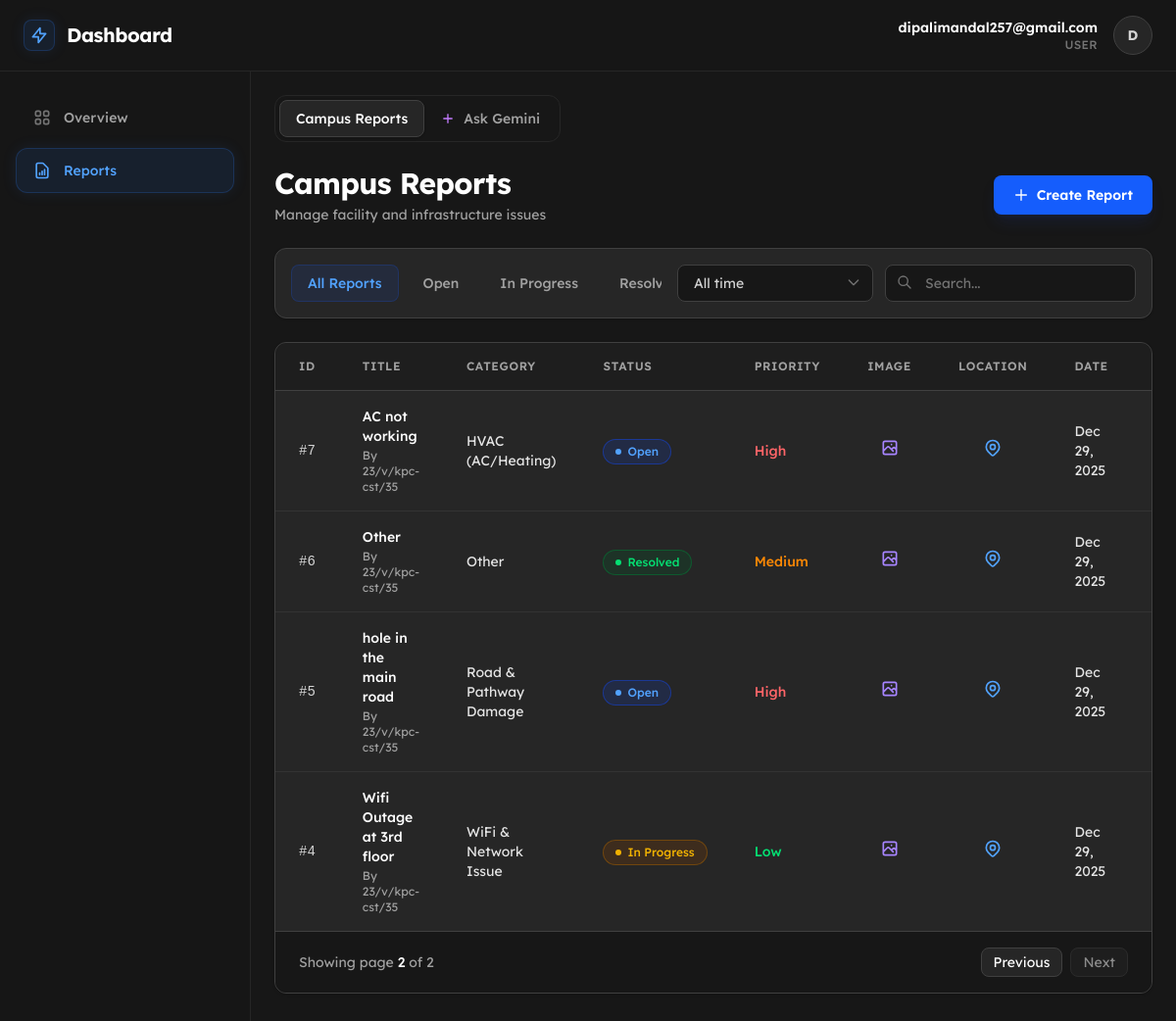
Screenshot of /?page=reports&p=2 (signed in) with the database file from the repository.
### tables this page shows
CREATE TABLE `reports` (
  `id` int(11) NOT NULL,
  `user_id` int(11) NOT NULL,
  `title` varchar(255) NOT NULL,
  `category` varchar(100) NOT NULL,
  `priority` enum('Low','Medium','High') NOT NULL DEFAULT 'Low',
  `status` enum('Open','In Progress','Resolved') NOT NULL DEFAULT 'Open',
  `location` varchar(255) NOT NULL,
  `image_path` varchar(255) DEFAULT NULL,
  `map_link` text DEFAULT NULL,
  `created_at` timestamp NOT NULL DEFAULT current_timestamp(),
  `updated_at` timestamp NOT NULL DEFAULT current_timestamp() ON UPDATE current_timestamp()
);

CREATE TABLE `users` (
  `id` int(11) NOT NULL,
  `username` varchar(50) NOT NULL,
  `email` varchar(100) NOT NULL,
  `age` tinyint(3) UNSIGNED NOT NULL,
  `gender` enum('male','female','prefer_not') NOT NULL,
  `password_hash` varchar(255) NOT NULL CHECK (char_length(`password_hash`) >= 60),
  `is_admin` tinyint(1) NOT NULL DEFAULT 0,
  `created_at` timestamp NOT NULL DEFAULT current_timestamp()
);

### src/index.php (called while the page is built, shortened)
<?php
include './pages/dashboard.php';
?>

### src/assets/users/_reports.php (the view, shortened to what this page needs)
<?php
$current_status = isset($_GET['status']) ? $_GET['status'] : '';
$current_date = isset($_GET['date']) ? $_GET['date'] : 'all';
$search_query = isset($_GET['search']) ? trim($_GET['search']) : '';
$whereSql = "";
$limit = 6;
$page = isset($_GET['p']) ? max(1, intval($_GET['p'])) : 1;
$offset = ($page - 1) * $limit;
$count_sql = "SELECT COUNT(*) as total FROM reports r LEFT JOIN users u ON r.user_id = u.id $whereSql";
$count_result = $conn->query($count_sql);
$total_rows = $count_result->fetch_assoc()['total'];
$total_pages = ceil($total_rows / $limit);
$sql = "SELECT r.*, u.username FROM reports r LEFT JOIN users u ON r.user_id = u.id $whereSql ORDER BY r.created_at DESC LIMIT $limit OFFSET $offset";
$result = $conn->query($sql);
?>
<div class="max-w-7xl mx-auto space-y-6 pb-10">
    <div class="flex items-center justify-between">
        <div class="bg-neutral-900 p-1 rounded-xl border border-neutral-800 inline-flex">
            <button onclick="switchTab('reports')" id="tab-btn-reports"
                class="px-4 py-2 text-sm font-medium rounded-lg bg-neutral-800 text-white shadow-sm border border-neutral-700 transition-all cursor-default flex items-center gap-2">
                Campus Reports
            </button>
            <button onclick="switchTab('gemini')" id="tab-btn-gemini"
                class="px-4 py-2 text-sm font-medium rounded-lg text-neutral-400 hover:text-white hover:bg-neutral-800 transition-all cursor-pointer flex items-center gap-2">
                <svg class="w-4 h-4 text-purple-400" fill="currentColor" viewBox="0 0 24 24">
                    <path d="M19 11h-6V5h-2v6H5v2h6v6h2v-6h6z" />
                </svg>
                Ask Gemini
            </button>
        </div>
    </div>
    <div id="view-reports" class="space-y-6">
        <div class="flex flex-col sm:flex-row sm:items-center justify-between gap-4">
            <div>
                <h1 class="text-2xl md:text-3xl font-bold text-white tracking-tight">Campus Reports</h1>
                <p class="mt-1 text-sm text-neutral-400">Manage facility and infrastructure issues</p>
            </div>
            <button onclick="document.getElementById('createModal').classList.remove('hidden')"
                class="w-full sm:w-auto px-5 py-2.5 bg-blue-600 hover:bg-blue-700 text-white text-sm font-semibold rounded-lg shadow-lg shadow-blue-900/20 transition-all flex items-center justify-center gap-2 group">
                <svg class="w-4 h-4 transition-transform group-hover:rotate-90" fill="none" stroke="currentColor"
                    viewBox="0 0 24 24">
                    <path stroke-linecap="round" stroke-linejoin="round" stroke-width="2" d="M12 4v16m8-8H4" />
                </svg>
                Create Report
            </button>
        </div>
        <form method="GET" action="" id="filterForm"
            class="bg-neutral-800 rounded-xl border border-neutral-700 p-4 shadow-sm">
            <div class="flex flex-col lg:flex-row gap-4 justify-between">
                <div class="flex overflow-x-auto pb-2 lg:pb-0 gap-2 no-scrollbar">
                    <?php
                    function getBtnClass($isActive)
                    {
                        return $isActive
                            ? 'px-4 py-2 bg-blue-600/10 text-blue-400 border border-blue-600/20 text-sm font-medium rounded-lg whitespace-nowrap transition-all'
                            : 'px-4 py-2 hover:bg-neutral-700 text-neutral-400 hover:text-white text-sm font-medium rounded-lg transition-colors whitespace-nowrap border border-transparent';
                    }
                    ?>
                    <button type="button" onclick="setStatusAndSubmit('')"
                        class="<?php echo getBtnClass($current_status === ''); ?>">All Reports</button>
                    <button type="button" onclick="setStatusAndSubmit('Open')"
                        class="<?php echo getBtnClass($current_status === 'Open'); ?>">Open</button>
                    <button type="button" onclick="setStatusAndSubmit('In Progress')"
                        class="<?php echo getBtnClass($current_status === 'In Progress'); ?>">In Progress</button>
                    <button type="button" onclick="setStatusAndSubmit('Resolved')"
                        class="<?php echo getBtnClass($current_status === 'Resolved'); ?>">Resolved</button>
                </div>
                <div class="flex flex-col sm:flex-row gap-3">
                    <div class="relative min-w-[200px]">
                        <select name="date" onchange="this.form.submit()"
                            class="w-full appearance-none px-4 py-2 bg-neutral-900 border border-neutral-700 rounded-lg text-sm text-neutral-300 focus:outline-none focus:ring-2 focus:ring-blue-500/50 focus:border-blue-500 transition-all cursor-pointer">
                            <option value="all" <?php echo $current_date == 'all' ? 'selected' : ''; ?>>All time</option>
                        </select>
                    </div>
                    <div class="relative w-full sm:w-64">
                        <input type="text" name="search" placeholder="Search..."
                            value="<?php echo htmlspecialchars($search_query); ?>"
                            class="w-full pl-10 pr-4 py-2 bg-neutral-900 border border-neutral-700 rounded-lg text-sm text-white placeholder-neutral-500 focus:outline-none focus:ring-2 focus:ring-blue-500/50 focus:border-blue-500 transition-all">
                        <svg class="absolute left-3 top-2.5 h-4 w-4 text-neutral-500" fill="none" stroke="currentColor"
                            viewBox="0 0 24 24">
                            <path stroke-linecap="round" stroke-linejoin="round" stroke-width="2"
                                d="M21 21l-6-6m2-5a7 7 0 11-14 0 7 7 0 0114 0z" />
                        </svg>
                    </div>
                </div>
            </div>
        </form>
        <div class="hidden md:block bg-neutral-800 rounded-xl border border-neutral-700 overflow-hidden shadow-sm">
            <div class="overflow-x-auto custom-scrollbar">
                <table class="w-full">
                    <thead class="bg-neutral-900/50 border-b border-neutral-700">
                        <tr>
                            <th
                                class="px-6 py-4 text-left text-xs font-semibold text-neutral-400 uppercase tracking-wider w-12">
                                ID</th>
                            <th
                                class="px-6 py-4 text-left text-xs font-semibold text-neutral-400 uppercase tracking-wider w-1/6">
                                Title</th>
                            <th
                                class="px-6 py-4 text-left text-xs font-semibold text-neutral-400 uppercase tracking-wider w-1/6">
                                Category</th>
                            <th
                                class="px-6 py-4 text-left text-xs font-semibold text-neutral-400 uppercase tracking-wider w-16">
                                Status</th>
                            <th
                                class="px-6 py-4 text-left text-xs font-semibold text-neutral-400 uppercase tracking-wider w-16">
                                Priority</th>
                            <th
                                class="px-6 py-4 text-center text-xs font-semibold text-neutral-400 uppercase tracking-wider w-12">
                                Image</th>
                            <th
                                class="px-6 py-4 text-center text-xs font-semibold text-neutral-400 uppercase tracking-wider w-30">
                                Location</th>
                            <th
                                class="px-6 py-4 text-center text-xs font-semibold text-neutral-400 uppercase tracking-wider w-24">
                                Date</th>
                            <th
                                class="px-6 py-4 text-center text-xs font-semibold text-neutral-400 uppercase tracking-wider w-24">
                                Action</th>
                        </tr>
                    </thead>
                    <tbody class="divide-y divide-neutral-700/50">
                        <?php if ($result && $result->num_rows > 0): ?>
                            <?php while ($row = $result->fetch_assoc()): ?>
                                <?php
                                $statusBadgeClass = 'bg-blue-900/30 text-blue-400 border-blue-700/50';
                                $statusDotClass = 'bg-blue-400';
                                if ($row['status'] === 'In Progress') {
                                    $statusBadgeClass = 'bg-yellow-900/30 text-yellow-500 border-yellow-700/50';
                                    $statusDotClass = 'bg-yellow-500 animate-pulse';
                                } elseif ($row['status'] === 'Resolved') {
                                    $statusBadgeClass = 'bg-green-900/30 text-green-400 border-green-700/50';
                                    $statusDotClass = 'bg-green-400';
                                }
                                $priorityClass = 'text-green-400';
                                if ($row['priority'] === 'Medium')
                                    $priorityClass = 'text-orange-400';
                                if ($row['priority'] === 'High')
                                    $priorityClass = 'text-red-400';
                                ?>
                                <tr class="hover:bg-neutral-700/30 transition-colors duration-200 group">
                                    <td class="px-6 py-4 text-sm font-mono text-neutral-300">#<?php echo $row['id']; ?></td>
                                    <td class="px-6 py-4">
                                        <div class="text-sm font-medium text-white">
                                            <?php echo htmlspecialchars(html_entity_decode($row['title'], ENT_QUOTES, 'UTF-8')); ?>
                                        </div>
                                        <div class="text-xs text-neutral-400 mt-0.5">By <span
                                                class="text-neutral-400"><?php echo htmlspecialchars($row['username'] ?? 'Unknown'); ?></span>
                                        </div>
                                    </td>
                                    <td class="px-6 py-4 text-sm text-neutral-200">
                                        <?php echo htmlspecialchars(html_entity_decode($row['category'], ENT_QUOTES, 'UTF-8')); ?>
                                    </td>
                                    <td class="px-6 py-4">
                                        <span
                                            class="inline-flex items-center gap-1.5 px-3 py-1 whitespace-nowrap text-xs font-medium rounded-full border <?php echo $statusBadgeClass; ?>">
                                            <span class="w-1.5 h-1.5 rounded-full <?php echo $statusDotClass; ?>"></span>
                                            <?php echo htmlspecialchars($row['status']); ?>
                                        </span>
                                    </td>
                                    <td class="px-6 py-4 text-sm font-medium <?php echo $priorityClass; ?>">
                                        <?php echo htmlspecialchars($row['priority']); ?>
                                    </td>
                                    <td class="px-6 py-4 text-center">
                                        <?php if (!empty($row['image_path'])): ?>
                                            <a href="<?php echo htmlspecialchars($row['image_path']); ?>" target="_blank"
                                                class="inline-block p-2 hover:bg-neutral-700 rounded-lg text-neutral-400 transition-colors">
                                            </a>
                                        <?php else: ?>
                                            <span class="text-neutral-600">-</span>
                                        <?php endif; ?>
                                    </td>
                                    <td class="px-6 py-4 text-center">
                                        <?php if (!empty($row['map_link'])): ?>
                                            <a href="<?php echo htmlspecialchars($row['map_link']); ?>" target="_blank"
                                                class="inline-block p-2 hover:bg-neutral-700 rounded-lg text-blue-400 transition-colors">
                                            </a>
                                        <?php else: ?>
                                            <span class="text-neutral-600">-</span>
                                        <?php endif; ?>
                                    </td>
                                    <td class="px-6 py-4 text-sm text-neutral-200">
                                        <?php echo date("M d, Y", strtotime($row['created_at'])); ?>
                                    </td>
                                    <td class="px-6 py-4 text-center">
                                    </td>
                                </tr>
                            <?php endwhile; ?>
                        <?php endif; ?>
                    </tbody>
                </table>
            </div>
            <div class="bg-neutral-900 border-t border-neutral-700 px-6 py-4 flex items-center justify-between">
                <span class="text-sm text-neutral-400">Showing page <span
                        class="text-white font-medium"><?php echo $page; ?></span> of
                    <?php echo max(1, $total_pages); ?></span>
                <div class="flex gap-2">
                    <?php
                    $prevParams = array_merge($_GET, ['p' => $page - 1]);
                    $nextParams = array_merge($_GET, ['p' => $page + 1]);
                    ?>
                    <a href="?<?php echo http_build_query($prevParams); ?>"
                        class="px-3 py-1 bg-neutral-800 hover:bg-neutral-700 border border-neutral-700 rounded-lg text-sm text-white transition-colors <?php echo ($page <= 1 ? 'opacity-50 pointer-events-none' : ''); ?>">Previous</a>
                    <a href="?<?php echo http_build_query($nextParams); ?>"
                        class="px-3 py-1 bg-neutral-800 hover:bg-neutral-700 border border-neutral-700 rounded-lg text-sm text-white transition-colors <?php echo ($page >= $total_pages ? 'opacity-50 pointer-events-none' : ''); ?>">Next</a>
                </div>
            </div>
        </div>
    </div>
</div>

### rows the page displays
reports: id "7", title "AC not working", user.username "23/v/kpc-cst/35", category "HVAC (AC/Heating)", status "Open", priority "High", created_at "Dec 29, 2025"
reports: id "6", title "Other", user.username "23/v/kpc-cst/35", category "Other", status "Resolved", priority "Medium", created_at "Dec 29, 2025"
reports: id "5", title "hole in the main road", user.username "23/v/kpc-cst/35", category "Road & Pathway Damage", status "Open", priority "High", created_at "Dec 29, 2025"
reports: id "4", title "Wifi Outage at 3rd floor", user.username "23/v/kpc-cst/35", category "WiFi & Network Issue", status "In Progress", priority "Low", created_at "Dec 29, 2025"

### other values shown
$current_email "dipalimandal257@gmail.com"
$user_initial "D"
$page "2"
max(1, $total_pages) "2"
